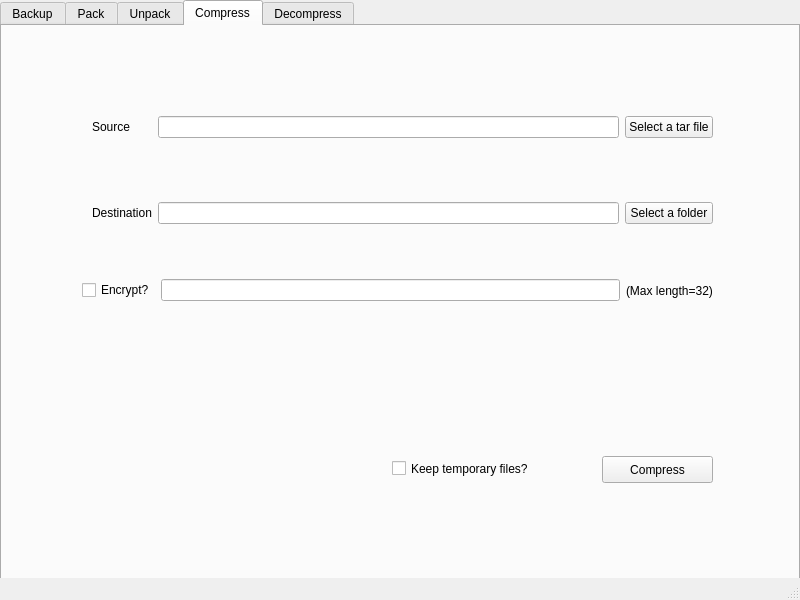
<?xml version="1.0" encoding="UTF-8"?>
<ui version="4.0">
 <class>MainWindow</class>
 <widget class="QMainWindow" name="MainWindow">
  <property name="geometry">
   <rect>
    <x>0</x>
    <y>0</y>
    <width>800</width>
    <height>600</height>
   </rect>
  </property>
  <property name="minimumSize">
   <size>
    <width>800</width>
    <height>600</height>
   </size>
  </property>
  <property name="maximumSize">
   <size>
    <width>800</width>
    <height>600</height>
   </size>
  </property>
  <property name="windowTitle">
   <string>Backup Tools</string>
  </property>
  <widget class="QWidget" name="centralwidget">
   <widget class="QTabWidget" name="tabWidget">
    <property name="geometry">
     <rect>
      <x>0</x>
      <y>0</y>
      <width>800</width>
      <height>600</height>
     </rect>
    </property>
    <property name="minimumSize">
     <size>
      <width>800</width>
      <height>600</height>
     </size>
    </property>
    <property name="maximumSize">
     <size>
      <width>800</width>
      <height>600</height>
     </size>
    </property>
    <property name="contextMenuPolicy">
     <enum>Qt::NoContextMenu</enum>
    </property>
    <property name="currentIndex">
     <number>3</number>
    </property>
    <widget class="QWidget" name="BackupTab">
     <attribute name="title">
      <string>Backup</string>
     </attribute>
     <widget class="QWidget" name="layoutWidget_4">
      <property name="geometry">
       <rect>
        <x>90</x>
        <y>90</y>
        <width>621</width>
        <height>108</height>
       </rect>
      </property>
      <layout class="QGridLayout" name="BackupLayout">
       <item row="0" column="1">
        <widget class="QLineEdit" name="BackupSourceLine"/>
       </item>
       <item row="0" column="2">
        <widget class="QPushButton" name="BackupSourceFolderButton">
         <property name="text">
          <string>Select a folder</string>
         </property>
        </widget>
       </item>
       <item row="1" column="0">
        <spacer name="verticalSpacer_13">
         <property name="orientation">
          <enum>Qt::Vertical</enum>
         </property>
         <property name="sizeHint" stdset="0">
          <size>
           <width>20</width>
           <height>40</height>
          </size>
         </property>
        </spacer>
       </item>
       <item row="1" column="1">
        <spacer name="verticalSpacer_14">
         <property name="orientation">
          <enum>Qt::Vertical</enum>
         </property>
         <property name="sizeHint" stdset="0">
          <size>
           <width>20</width>
           <height>40</height>
          </size>
         </property>
        </spacer>
       </item>
       <item row="1" column="2">
        <spacer name="verticalSpacer_15">
         <property name="orientation">
          <enum>Qt::Vertical</enum>
         </property>
         <property name="sizeHint" stdset="0">
          <size>
           <width>20</width>
           <height>40</height>
          </size>
         </property>
        </spacer>
       </item>
       <item row="2" column="0">
        <widget class="QLabel" name="label_10">
         <property name="text">
          <string>Destination</string>
         </property>
        </widget>
       </item>
       <item row="2" column="1">
        <widget class="QLineEdit" name="BackupDestLine"/>
       </item>
       <item row="2" column="2">
        <widget class="QPushButton" name="BackupDestFolderButton">
         <property name="text">
          <string>Select a folder</string>
         </property>
        </widget>
       </item>
       <item row="0" column="0">
        <widget class="QLabel" name="label_9">
         <property name="text">
          <string>Source</string>
         </property>
        </widget>
       </item>
      </layout>
     </widget>
     <widget class="QPushButton" name="BackupButton">
      <property name="geometry">
       <rect>
        <x>600</x>
        <y>430</y>
        <width>100</width>
        <height>27</height>
       </rect>
      </property>
      <property name="text">
       <string>Run</string>
      </property>
     </widget>
     <widget class="QCheckBox" name="BackupKeepCB">
      <property name="geometry">
       <rect>
        <x>390</x>
        <y>430</y>
        <width>211</width>
        <height>25</height>
       </rect>
      </property>
      <property name="text">
       <string>Keep temporary files?</string>
      </property>
     </widget>
     <widget class="QCheckBox" name="BackupPackCB">
      <property name="geometry">
       <rect>
        <x>90</x>
        <y>220</y>
        <width>105</width>
        <height>25</height>
       </rect>
      </property>
      <property name="text">
       <string>Pack?</string>
      </property>
     </widget>
     <widget class="QCheckBox" name="BackupCompressCB">
      <property name="geometry">
       <rect>
        <x>210</x>
        <y>220</y>
        <width>111</width>
        <height>25</height>
       </rect>
      </property>
      <property name="text">
       <string>Compress?</string>
      </property>
     </widget>
     <widget class="QCheckBox" name="BackupEncryptCB">
      <property name="geometry">
       <rect>
        <x>350</x>
        <y>220</y>
        <width>111</width>
        <height>25</height>
       </rect>
      </property>
      <property name="text">
       <string>Encrypt?</string>
      </property>
     </widget>
     <widget class="QWidget" name="layoutWidget">
      <property name="geometry">
       <rect>
        <x>90</x>
        <y>260</y>
        <width>641</width>
        <height>29</height>
       </rect>
      </property>
      <layout class="QHBoxLayout" name="BackupPasswordLO">
       <item>
        <widget class="QLabel" name="label_11">
         <property name="text">
          <string>Password   </string>
         </property>
        </widget>
       </item>
       <item>
        <widget class="QLineEdit" name="BackupPasswordLine"/>
       </item>
       <item>
        <widget class="QLabel" name="label">
         <property name="text">
          <string>(Max length = 32)</string>
         </property>
        </widget>
       </item>
      </layout>
     </widget>
     <widget class="QPushButton" name="ResetButton">
      <property name="geometry">
       <rect>
        <x>600</x>
        <y>370</y>
        <width>100</width>
        <height>27</height>
       </rect>
      </property>
      <property name="text">
       <string>Reset</string>
      </property>
     </widget>
     <widget class="QLabel" name="FilterLabel">
      <property name="geometry">
       <rect>
        <x>390</x>
        <y>374</y>
        <width>79</width>
        <height>19</height>
       </rect>
      </property>
      <property name="text">
       <string>TextLabel</string>
      </property>
     </widget>
     <widget class="QPushButton" name="FilterButton">
      <property name="geometry">
       <rect>
        <x>470</x>
        <y>370</y>
        <width>100</width>
        <height>27</height>
       </rect>
      </property>
      <property name="text">
       <string>Filter</string>
      </property>
     </widget>
     <widget class="QCheckBox" name="BackupClearCB">
      <property name="geometry">
       <rect>
        <x>170</x>
        <y>430</y>
        <width>211</width>
        <height>25</height>
       </rect>
      </property>
      <property name="text">
       <string>Remove empty folders?</string>
      </property>
     </widget>
    </widget>
    <widget class="QWidget" name="PackTab">
     <attribute name="title">
      <string>Pack</string>
     </attribute>
     <widget class="QWidget" name="layoutWidget_2">
      <property name="geometry">
       <rect>
        <x>90</x>
        <y>90</y>
        <width>621</width>
        <height>108</height>
       </rect>
      </property>
      <layout class="QGridLayout" name="gridLayout_5">
       <item row="0" column="0">
        <widget class="QLabel" name="label_5">
         <property name="text">
          <string>Source</string>
         </property>
        </widget>
       </item>
       <item row="0" column="1">
        <widget class="QLineEdit" name="PackSourceLine"/>
       </item>
       <item row="0" column="2">
        <widget class="QPushButton" name="PackSourceFolderButton">
         <property name="text">
          <string>Select a folder</string>
         </property>
        </widget>
       </item>
       <item row="1" column="0">
        <spacer name="verticalSpacer_7">
         <property name="orientation">
          <enum>Qt::Vertical</enum>
         </property>
         <property name="sizeHint" stdset="0">
          <size>
           <width>20</width>
           <height>40</height>
          </size>
         </property>
        </spacer>
       </item>
       <item row="1" column="1">
        <spacer name="verticalSpacer_8">
         <property name="orientation">
          <enum>Qt::Vertical</enum>
         </property>
         <property name="sizeHint" stdset="0">
          <size>
           <width>20</width>
           <height>40</height>
          </size>
         </property>
        </spacer>
       </item>
       <item row="1" column="2">
        <spacer name="verticalSpacer_9">
         <property name="orientation">
          <enum>Qt::Vertical</enum>
         </property>
         <property name="sizeHint" stdset="0">
          <size>
           <width>20</width>
           <height>40</height>
          </size>
         </property>
        </spacer>
       </item>
       <item row="2" column="0">
        <widget class="QLabel" name="label_6">
         <property name="text">
          <string>Destination</string>
         </property>
        </widget>
       </item>
       <item row="2" column="1">
        <widget class="QLineEdit" name="PackDestLine"/>
       </item>
       <item row="2" column="2">
        <widget class="QPushButton" name="PackDestFolderButton">
         <property name="text">
          <string>Select a folder</string>
         </property>
        </widget>
       </item>
      </layout>
     </widget>
     <widget class="QPushButton" name="PackButton">
      <property name="geometry">
       <rect>
        <x>600</x>
        <y>410</y>
        <width>100</width>
        <height>27</height>
       </rect>
      </property>
      <property name="text">
       <string>Pack</string>
      </property>
     </widget>
    </widget>
    <widget class="QWidget" name="UnpackTab">
     <attribute name="title">
      <string>Unpack</string>
     </attribute>
     <widget class="QPushButton" name="UnpackButton">
      <property name="geometry">
       <rect>
        <x>600</x>
        <y>420</y>
        <width>100</width>
        <height>27</height>
       </rect>
      </property>
      <property name="text">
       <string>Unpack</string>
      </property>
     </widget>
     <widget class="QWidget" name="layoutWidget_8">
      <property name="geometry">
       <rect>
        <x>90</x>
        <y>90</y>
        <width>621</width>
        <height>108</height>
       </rect>
      </property>
      <layout class="QGridLayout" name="gridLayout_9">
       <item row="0" column="0">
        <widget class="QLabel" name="label_17">
         <property name="text">
          <string>Source</string>
         </property>
        </widget>
       </item>
       <item row="0" column="1">
        <widget class="QLineEdit" name="UnpackSourceLine"/>
       </item>
       <item row="0" column="2">
        <widget class="QPushButton" name="UnpackSourceFolderButton">
         <property name="text">
          <string>Select a tar file</string>
         </property>
        </widget>
       </item>
       <item row="1" column="0">
        <spacer name="verticalSpacer_25">
         <property name="orientation">
          <enum>Qt::Vertical</enum>
         </property>
         <property name="sizeHint" stdset="0">
          <size>
           <width>20</width>
           <height>40</height>
          </size>
         </property>
        </spacer>
       </item>
       <item row="1" column="1">
        <spacer name="verticalSpacer_26">
         <property name="orientation">
          <enum>Qt::Vertical</enum>
         </property>
         <property name="sizeHint" stdset="0">
          <size>
           <width>20</width>
           <height>40</height>
          </size>
         </property>
        </spacer>
       </item>
       <item row="1" column="2">
        <spacer name="verticalSpacer_27">
         <property name="orientation">
          <enum>Qt::Vertical</enum>
         </property>
         <property name="sizeHint" stdset="0">
          <size>
           <width>20</width>
           <height>40</height>
          </size>
         </property>
        </spacer>
       </item>
       <item row="2" column="0">
        <widget class="QLabel" name="label_18">
         <property name="text">
          <string>Destination</string>
         </property>
        </widget>
       </item>
       <item row="2" column="1">
        <widget class="QLineEdit" name="UnpackDestLine"/>
       </item>
       <item row="2" column="2">
        <widget class="QPushButton" name="UnpackDestFolderButton">
         <property name="text">
          <string>Select a folder</string>
         </property>
        </widget>
       </item>
      </layout>
     </widget>
     <widget class="QCheckBox" name="UnpackClearCB">
      <property name="geometry">
       <rect>
        <x>380</x>
        <y>420</y>
        <width>211</width>
        <height>25</height>
       </rect>
      </property>
      <property name="text">
       <string>Remove empty folders?</string>
      </property>
     </widget>
    </widget>
    <widget class="QWidget" name="CompressTab">
     <attribute name="title">
      <string>Compress</string>
     </attribute>
     <widget class="QWidget" name="layoutWidget_3">
      <property name="geometry">
       <rect>
        <x>90</x>
        <y>90</y>
        <width>621</width>
        <height>108</height>
       </rect>
      </property>
      <layout class="QGridLayout" name="gridLayout_6">
       <item row="0" column="0">
        <widget class="QLabel" name="label_7">
         <property name="text">
          <string>Source</string>
         </property>
        </widget>
       </item>
       <item row="0" column="1">
        <widget class="QLineEdit" name="CompressSourceLine"/>
       </item>
       <item row="0" column="2">
        <widget class="QPushButton" name="CompressSourceFolderButton">
         <property name="text">
          <string>Select a tar file</string>
         </property>
        </widget>
       </item>
       <item row="1" column="0">
        <spacer name="verticalSpacer_10">
         <property name="orientation">
          <enum>Qt::Vertical</enum>
         </property>
         <property name="sizeHint" stdset="0">
          <size>
           <width>20</width>
           <height>40</height>
          </size>
         </property>
        </spacer>
       </item>
       <item row="1" column="1">
        <spacer name="verticalSpacer_11">
         <property name="orientation">
          <enum>Qt::Vertical</enum>
         </property>
         <property name="sizeHint" stdset="0">
          <size>
           <width>20</width>
           <height>40</height>
          </size>
         </property>
        </spacer>
       </item>
       <item row="1" column="2">
        <spacer name="verticalSpacer_12">
         <property name="orientation">
          <enum>Qt::Vertical</enum>
         </property>
         <property name="sizeHint" stdset="0">
          <size>
           <width>20</width>
           <height>40</height>
          </size>
         </property>
        </spacer>
       </item>
       <item row="2" column="0">
        <widget class="QLabel" name="label_8">
         <property name="text">
          <string>Destination</string>
         </property>
        </widget>
       </item>
       <item row="2" column="1">
        <widget class="QLineEdit" name="CompressDestLine"/>
       </item>
       <item row="2" column="2">
        <widget class="QPushButton" name="CompressDestFolderButton">
         <property name="text">
          <string>Select a folder</string>
         </property>
        </widget>
       </item>
      </layout>
     </widget>
     <widget class="QPushButton" name="CompressButton">
      <property name="geometry">
       <rect>
        <x>600</x>
        <y>430</y>
        <width>111</width>
        <height>27</height>
       </rect>
      </property>
      <property name="text">
       <string>Compress</string>
      </property>
     </widget>
     <widget class="QWidget" name="layoutWidget">
      <property name="geometry">
       <rect>
        <x>80</x>
        <y>250</y>
        <width>631</width>
        <height>29</height>
       </rect>
      </property>
      <layout class="QHBoxLayout" name="horizontalLayout_2">
       <item>
        <widget class="QCheckBox" name="CompressEncryptCB">
         <property name="text">
          <string>Encrypt?</string>
         </property>
        </widget>
       </item>
       <item>
        <widget class="QLineEdit" name="CompressPasswordLine">
         <property name="text">
          <string/>
         </property>
        </widget>
       </item>
       <item>
        <widget class="QLabel" name="label_2">
         <property name="text">
          <string>(Max length=32)</string>
         </property>
        </widget>
       </item>
      </layout>
     </widget>
     <widget class="QCheckBox" name="CompressKeepCB">
      <property name="geometry">
       <rect>
        <x>390</x>
        <y>430</y>
        <width>211</width>
        <height>25</height>
       </rect>
      </property>
      <property name="text">
       <string>Keep temporary files?</string>
      </property>
     </widget>
    </widget>
    <widget class="QWidget" name="DecompressTab">
     <attribute name="title">
      <string>Decompress</string>
     </attribute>
     <widget class="QPushButton" name="DecompressButton">
      <property name="geometry">
       <rect>
        <x>590</x>
        <y>430</y>
        <width>111</width>
        <height>27</height>
       </rect>
      </property>
      <property name="text">
       <string>Decompress</string>
      </property>
     </widget>
     <widget class="QWidget" name="layoutWidget_9">
      <property name="geometry">
       <rect>
        <x>90</x>
        <y>90</y>
        <width>621</width>
        <height>108</height>
       </rect>
      </property>
      <layout class="QGridLayout" name="gridLayout_10">
       <item row="0" column="0">
        <widget class="QLabel" name="label_19">
         <property name="text">
          <string>Source</string>
         </property>
        </widget>
       </item>
       <item row="0" column="1">
        <widget class="QLineEdit" name="DecompressSourceLine"/>
       </item>
       <item row="0" column="2">
        <widget class="QPushButton" name="DecompressSourceFolderButton">
         <property name="text">
          <string>Select a huf file</string>
         </property>
        </widget>
       </item>
       <item row="1" column="0">
        <spacer name="verticalSpacer_28">
         <property name="orientation">
          <enum>Qt::Vertical</enum>
         </property>
         <property name="sizeHint" stdset="0">
          <size>
           <width>20</width>
           <height>40</height>
          </size>
         </property>
        </spacer>
       </item>
       <item row="1" column="1">
        <spacer name="verticalSpacer_29">
         <property name="orientation">
          <enum>Qt::Vertical</enum>
         </property>
         <property name="sizeHint" stdset="0">
          <size>
           <width>20</width>
           <height>40</height>
          </size>
         </property>
        </spacer>
       </item>
       <item row="1" column="2">
        <spacer name="verticalSpacer_30">
         <property name="orientation">
          <enum>Qt::Vertical</enum>
         </property>
         <property name="sizeHint" stdset="0">
          <size>
           <width>20</width>
           <height>40</height>
          </size>
         </property>
        </spacer>
       </item>
       <item row="2" column="0">
        <widget class="QLabel" name="label_20">
         <property name="text">
          <string>Destination</string>
         </property>
        </widget>
       </item>
       <item row="2" column="1">
        <widget class="QLineEdit" name="DecompressDestLine"/>
       </item>
       <item row="2" column="2">
        <widget class="QPushButton" name="DecompressDestFolderButton">
         <property name="text">
          <string>Select a folder</string>
         </property>
        </widget>
       </item>
      </layout>
     </widget>
     <widget class="QLabel" name="label_3">
      <property name="geometry">
       <rect>
        <x>90</x>
        <y>260</y>
        <width>191</width>
        <height>20</height>
       </rect>
      </property>
      <property name="text">
       <string>Password(if applicable)</string>
      </property>
     </widget>
     <widget class="QLineEdit" name="DecompressPasswordLine">
      <property name="geometry">
       <rect>
        <x>190</x>
        <y>290</y>
        <width>381</width>
        <height>27</height>
       </rect>
      </property>
      <property name="text">
       <string/>
      </property>
     </widget>
     <widget class="QLabel" name="label_4">
      <property name="geometry">
       <rect>
        <x>580</x>
        <y>290</y>
        <width>136</width>
        <height>27</height>
       </rect>
      </property>
      <property name="text">
       <string>(Max length=32)</string>
      </property>
     </widget>
     <widget class="QCheckBox" name="DecompressKeepCB">
      <property name="geometry">
       <rect>
        <x>380</x>
        <y>430</y>
        <width>211</width>
        <height>25</height>
       </rect>
      </property>
      <property name="text">
       <string>Keep temporary files?</string>
      </property>
     </widget>
     <widget class="QCheckBox" name="DecompressUnpackCB">
      <property name="geometry">
       <rect>
        <x>90</x>
        <y>350</y>
        <width>105</width>
        <height>25</height>
       </rect>
      </property>
      <property name="text">
       <string>Unpack?</string>
      </property>
     </widget>
     <widget class="QCheckBox" name="DecompressClearCB">
      <property name="geometry">
       <rect>
        <x>160</x>
        <y>430</y>
        <width>211</width>
        <height>25</height>
       </rect>
      </property>
      <property name="text">
       <string>Remove empty folders?</string>
      </property>
     </widget>
    </widget>
   </widget>
  </widget>
  <widget class="QStatusBar" name="statusbar"/>
 </widget>
 <resources/>
 <connections/>
</ui>
